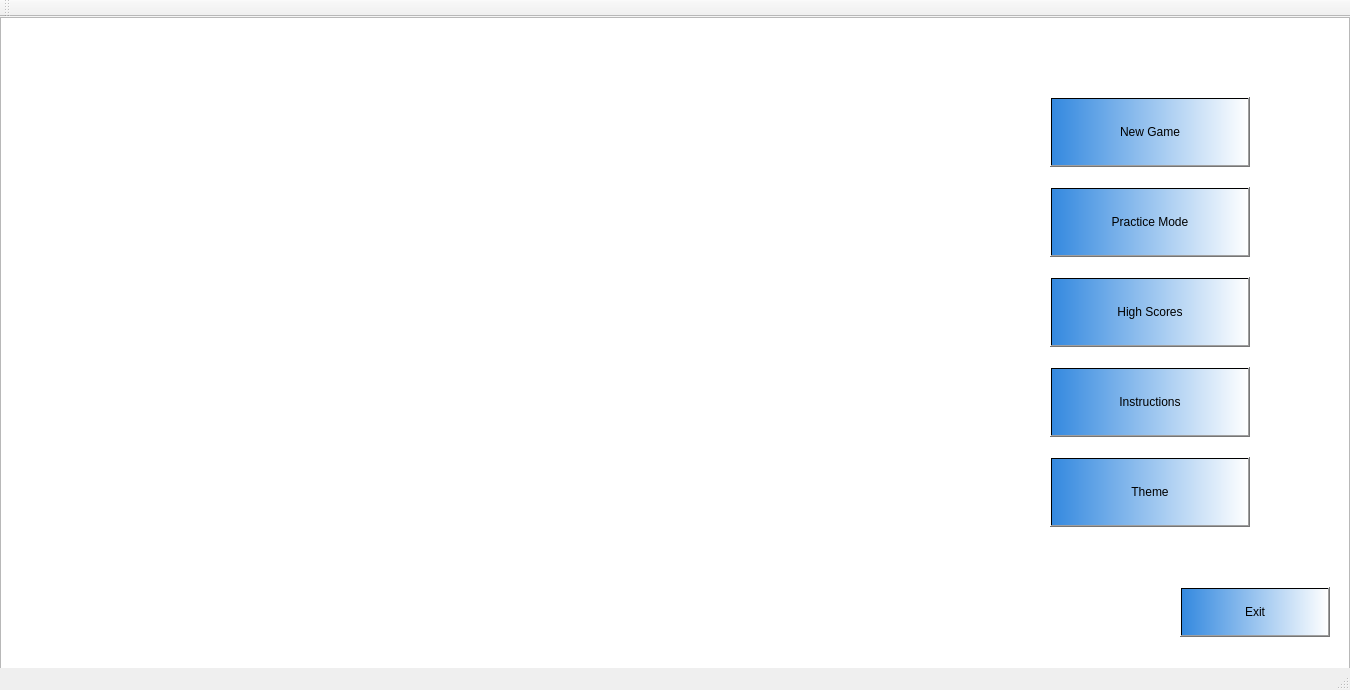
<?xml version="1.0" encoding="UTF-8"?>
<ui version="4.0">
 <class>MainWindow</class>
 <widget class="QMainWindow" name="MainWindow">
  <property name="geometry">
   <rect>
    <x>0</x>
    <y>0</y>
    <width>1350</width>
    <height>690</height>
   </rect>
  </property>
  <property name="windowTitle">
   <string>MainWindow</string>
  </property>
  <widget class="QWidget" name="centralWidget">
   <widget class="QGraphicsView" name="graphicsView">
    <property name="geometry">
     <rect>
      <x>0</x>
      <y>0</y>
      <width>1350</width>
      <height>690</height>
     </rect>
    </property>
    <property name="styleSheet">
     <string notr="true">border-image: url(:/new/prefix1/QBike.jpg);</string>
    </property>
   </widget>
   <widget class="QPushButton" name="pushButton">
    <property name="geometry">
     <rect>
      <x>1050</x>
      <y>80</y>
      <width>200</width>
      <height>70</height>
     </rect>
    </property>
    <property name="styleSheet">
     <string notr="true">font: 75 20pt &quot;Comic Sans MS&quot;;
background-color: qlineargradient(spread:pad, x1:0, y1:0, x2:1, y2:0, stop:0 rgba(52, 137, 223, 255), stop:1 rgba(255, 255, 255, 255));</string>
    </property>
    <property name="text">
     <string>New Game</string>
    </property>
   </widget>
   <widget class="QPushButton" name="pushButton_2">
    <property name="geometry">
     <rect>
      <x>1050</x>
      <y>170</y>
      <width>200</width>
      <height>70</height>
     </rect>
    </property>
    <property name="styleSheet">
     <string notr="true">font: 75 20pt &quot;Comic Sans MS&quot;;
background-color: qlineargradient(spread:pad, x1:0, y1:0, x2:1, y2:0, stop:0 rgba(52, 137, 223, 255), stop:1 rgba(255, 255, 255, 255));</string>
    </property>
    <property name="text">
     <string>Practice Mode</string>
    </property>
   </widget>
   <widget class="QPushButton" name="pushButton_3">
    <property name="geometry">
     <rect>
      <x>1050</x>
      <y>260</y>
      <width>200</width>
      <height>70</height>
     </rect>
    </property>
    <property name="styleSheet">
     <string notr="true">font: 75 20pt &quot;Comic Sans MS&quot;;
background-color: qlineargradient(spread:pad, x1:0, y1:0, x2:1, y2:0, stop:0 rgba(52, 137, 223, 255), stop:1 rgba(255, 255, 255, 255));</string>
    </property>
    <property name="text">
     <string>High Scores</string>
    </property>
   </widget>
   <widget class="QPushButton" name="pushButton_4">
    <property name="geometry">
     <rect>
      <x>1180</x>
      <y>570</y>
      <width>150</width>
      <height>50</height>
     </rect>
    </property>
    <property name="styleSheet">
     <string notr="true">font: 75 16pt &quot;Comic Sans MS&quot;;
background-color: qlineargradient(spread:pad, x1:0, y1:0, x2:1, y2:0, stop:0 rgba(52, 137, 223, 255), stop:1 rgba(255, 255, 255, 255));</string>
    </property>
    <property name="text">
     <string>Exit</string>
    </property>
   </widget>
   <widget class="QPushButton" name="pushButton_5">
    <property name="geometry">
     <rect>
      <x>1050</x>
      <y>350</y>
      <width>200</width>
      <height>70</height>
     </rect>
    </property>
    <property name="styleSheet">
     <string notr="true">font: 75 20pt &quot;Comic Sans MS&quot;;
background-color: qlineargradient(spread:pad, x1:0, y1:0, x2:1, y2:0, stop:0 rgba(52, 137, 223, 255), stop:1 rgba(255, 255, 255, 255));</string>
    </property>
    <property name="text">
     <string>Instructions</string>
    </property>
   </widget>
   <widget class="QPushButton" name="pushButton_6">
    <property name="geometry">
     <rect>
      <x>1050</x>
      <y>440</y>
      <width>200</width>
      <height>70</height>
     </rect>
    </property>
    <property name="styleSheet">
     <string notr="true">font: 75 20pt &quot;Comic Sans MS&quot;;
background-color: qlineargradient(spread:pad, x1:0, y1:0, x2:1, y2:0, stop:0 rgba(52, 137, 223, 255), stop:1 rgba(255, 255, 255, 255));</string>
    </property>
    <property name="text">
     <string>Theme</string>
    </property>
   </widget>
  </widget>
  <widget class="QMenuBar" name="menuBar">
   <property name="geometry">
    <rect>
     <x>0</x>
     <y>0</y>
     <width>1350</width>
     <height>21</height>
    </rect>
   </property>
  </widget>
  <widget class="QToolBar" name="mainToolBar">
   <attribute name="toolBarArea">
    <enum>TopToolBarArea</enum>
   </attribute>
   <attribute name="toolBarBreak">
    <bool>false</bool>
   </attribute>
  </widget>
  <widget class="QStatusBar" name="statusBar"/>
 </widget>
 <layoutdefault spacing="6" margin="11"/>
 <resources/>
 <connections/>
</ui>
